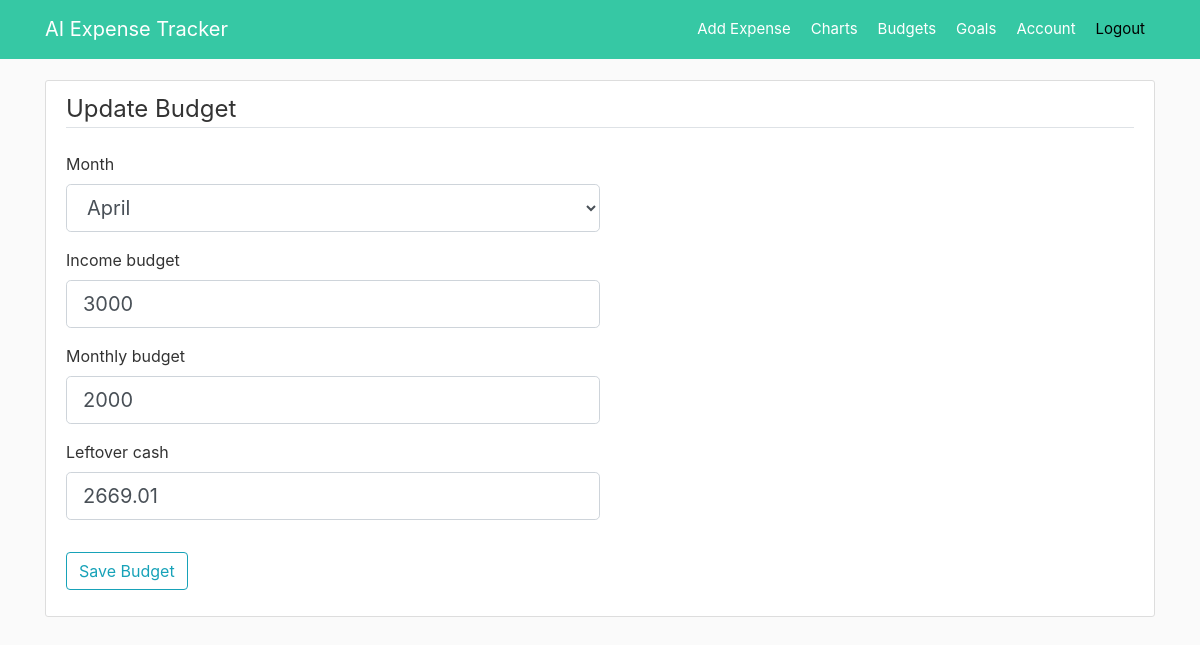
The app's page /budget/4/update (signed in), older data.
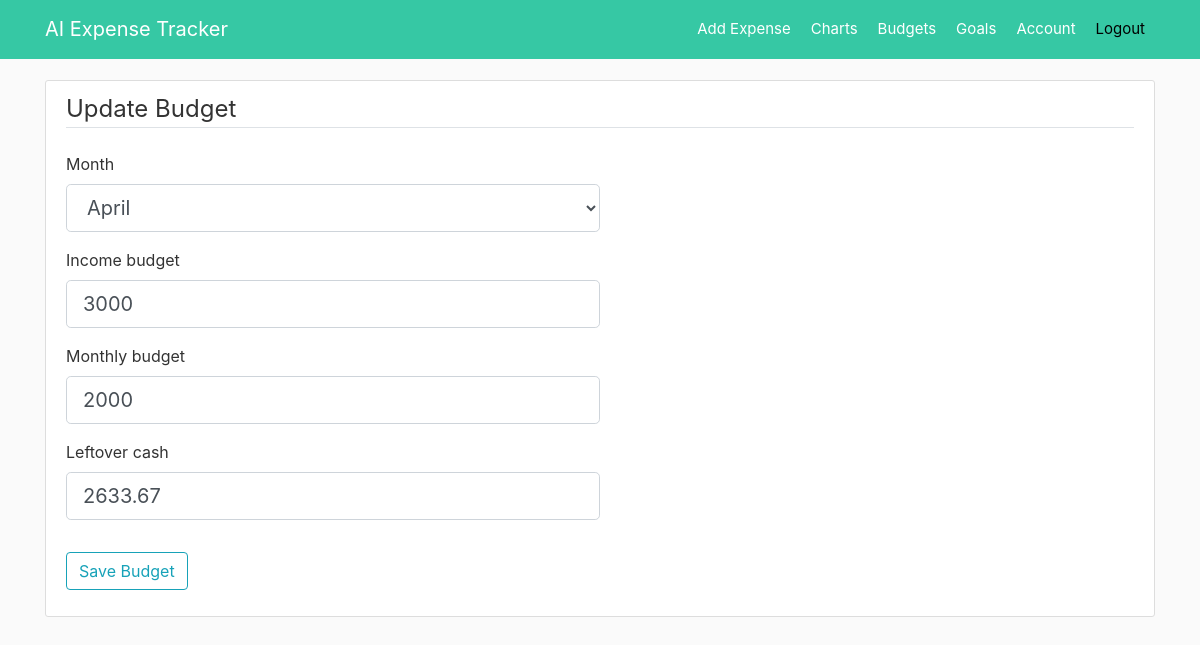
The same page, newer data.
### app/models.py (models this page shows, shortened)
class Budget(db.Model):
    id = db.Column(db.Integer, primary_key=True)
    month = db.Column(db.String(20), unique=True, nullable=False, default="")
    income = db.Column(db.Integer, nullable=False, default=0)
    budget = db.Column(db.Integer, nullable=False, default=0)
    left_cash = db.Column(db.Numeric(precision=8, asdecimal=False,
                                     decimal_return_scale=2), nullable=False, default=0)
    user_id = db.Column(db.Integer, db.ForeignKey('user.id'), nullable=False)
    date_posted = db.Column(db.DateTime, nullable=False)

### app/budgets/routes.py (the view)
@budgets.route("/budget/<int:budget_id>/update", methods=['GET', 'POST'])
@login_required
def budget_update(budget_id):
    budget = Budget.query.get_or_404(budget_id)
    form = BudgetUpdateForm()
    if form.validate_on_submit():
        if percent_saving(form.income.data, form.budget.data):
            if budget.month != form.month.data or budget.income != form.income.data or budget.left_cash != form.left_cash.data or budget.budget != form.budget.data:
                budget.id = get_date_str_to_num(form.month.data)
                budget.month = form.month.data
                budget.income = form.income.data
                budget.budget = form.budget.data
                budget.left_cash = form.left_cash.data
                budget.date_posted = datetime.now()
                db.session.commit()
                flash('Your budget has been updated!', 'success')
                return redirect(url_for('budgets.list_budget'))
            else:
                flash('There is no update!', 'danger')
        else:
            flash(
                'Please enter the income higher than your budget', 'danger')
    elif request.method == 'GET':
        m = get_date_str_to_num(budget.month)
        form.month.data = budget.month
        form.income.data = budget.income
        form.budget.data = budget.budget
        form.left_cash.data = budget.income - get_total_expenses(m)[0]
    return render_template('budget_update.html', title='Update Budget',
                           form=form, legend='Update Budget', budget_id=budget_id)

### app/budgets/forms.py (shortened to what this page needs)
class BudgetUpdateForm(FlaskForm):
    month = SelectField("Month", choices=["January", "February", "March", "April", "May", "June", "July", "August", "September", "October", "November", "December"],
                        validators=[DataRequired()])
    income = IntegerField('Income budget', validators=[DataRequired()])
    budget = IntegerField('Monthly budget', validators=[DataRequired()])
    left_cash = DecimalField('Leftover cash', validators=[DataRequired()])
    submit = SubmitField('Save Budget')

### app/budgets/utils.py (called while the page is built)
def get_date_str_to_num(str):
    return datetime.strptime(str, '%B').month

def get_total_expenses(m):
    from_date = datetime(2023, m, 1)
    to_date = datetime(2023, m, 28) if m == 2 else datetime(2023, m, 30)
    sum = Expense.query.with_entities(
        db.func.round(db.func.sum(Expense.amount), 2)).filter(Expense.date_spend >= from_date, Expense.date_spend <= to_date).all()[0]
    print(sum)
    return sum

### app/models.py (called while the page is built)
@login_manager.user_loader
def load_user(user_id):
    return User.query.get(int(user_id))

### app/templates/budget_update.html (shortened to what this page needs)
{% extends "layout.html" %}
{% block content %}
<div class="content-section">
    <form method="POST" action="">
        <fieldset class="form-group">
            <legend class="border-bottom mb-4">{{ legend }}</legend>
            <div class="form-group">
                {{ form.month.label(class="form-control-label") }}
                {% if form.month.errors %}
                    <div class="invalid-feedback">
                        {% for error in form.month.errors %}
                            <span style="color:red">{{ error }}</span>
                        {% endfor %}
                    </div>
                {% else %}
                    {{ form.month(class="form-control form-control-lg col-6") }}
                {% endif %}
            </div>
            <div class="form-group">
                {{ form.income.label }}
                {% if form.income.errors %}
                    {{ form.income(class="form-control form-control-lg col-6 is-invalid") }}
                    <div class="invalid-feedback">
                        {% for error in form.income.errors %}
                            <span style="color:red">{{ error }}</span>
                        {% endfor %}
                    </div>
                {% else %}
                    {{ form.income(class="form-control form-control-lg col-6") }}
                {% endif %}
            </div>
            <div class="form-group">
                {{ form.budget.label }}
                {% if form.budget.errors %}
                    {{ form.budget(class="form-control form-control-lg col-6 is-invalid") }}
                    <div class="invalid-feedback">
                        {% for error in form.budget.errors %}
                            <span style="color:red">{{ error }}</span>
                        {% endfor %}
                    </div>
                {% else %}
                    {{ form.budget(class="form-control form-control-lg col-6") }}
                {% endif %}
            </div>
            <div class="form-group">
                {{ form.left_cash.label }}
                {% if form.left_cash.errors %}
                    {{ form.left_cash(class="form-control form-control-lg col-6 is-invalid") }}
                    <div class="invalid-feedback">
                        {% for error in form.left_cash.errors %}
                            <span style="color:red">{{ error }}</span>
                        {% endfor %}
                    </div>
                {% else %}
                    {{ form.left_cash(class="form-control form-control-lg col-6") }}
                {% endif %}
            </div>
        </fieldset>
        <div class="form-group">
            {{ form.submit(class="btn btn-outline-info") }}
        </div>
    </form>
</div>
{% endblock content %}

Row changes from the older to the newer data that the page shows:
changed Budget "April": left_cash "2669.01" → "2633.67"
